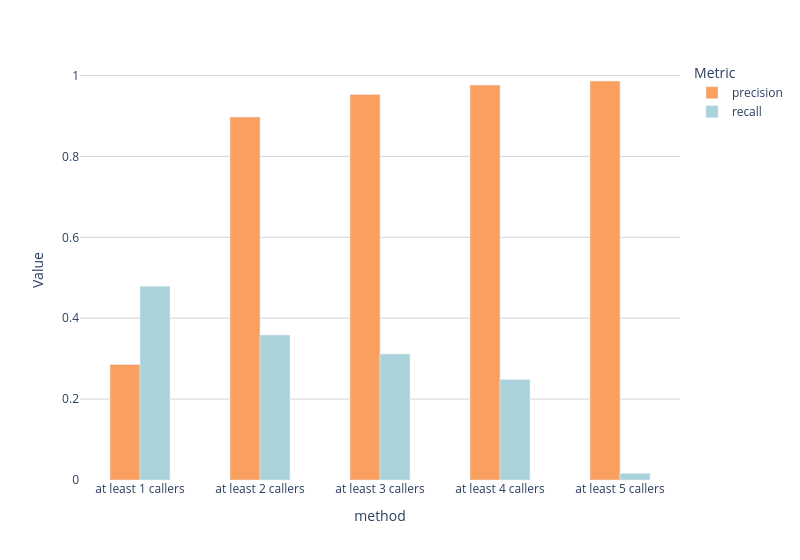

The notebook cell saved with this chart:
### Code cell
fig = px.bar(pr_rc_df_long, x='method', y='Value', color='Metric', barmode='group', color_discrete_sequence=['#F9A061', '#A9D2DB'])
fig.update_layout(plot_bgcolor='white')
fig.update_layout(yaxis=dict(showgrid=True, gridcolor='lightgray'))
fig.update_layout(bargap=0.5, width=800)
fig.show()

### Figure 1 — Plotly figure (JSON) as saved in the notebook; plotly's stock layout.template omitted (floating-point values rounded to 4 significant figures)
{"data": [{"alignmentgroup": "True", "hovertemplate": "Metric=precision<br>method=%{x}<br>Value=%{y}<extra></extra>", "legendgroup": "precision", "marker": {"color": "#F9A061", "pattern": {"shape": ""}}, "name": "precision", "offsetgroup": "precision", "orientation": "v", "showlegend": true, "textposition": "auto", "type": "bar", "x": ["at least 1 callers", "at least 2 callers", "at least 3 callers", "at least 4 callers", "at least 5 callers"], "xaxis": "x", "y": [0.2855, 0.8974, 0.9533, 0.9763, 0.9864], "yaxis": "y"}, {"alignmentgroup": "True", "hovertemplate": "Metric=recall<br>method=%{x}<br>Value=%{y}<extra></extra>", "legendgroup": "recall", "marker": {"color": "#A9D2DB", "pattern": {"shape": ""}}, "name": "recall", "offsetgroup": "recall", "orientation": "v", "showlegend": true, "textposition": "auto", "type": "bar", "x": ["at least 1 callers", "at least 2 callers", "at least 3 callers", "at least 4 callers", "at least 5 callers"], "xaxis": "x", "y": [0.479, 0.3582, 0.3113, 0.2482, 0.0165], "yaxis": "y"}], "layout": {"bargap": 0.5, "barmode": "group", "legend": {"title": {"text": "Metric"}, "tracegroupgap": 0}, "margin": {"t": 60}, "plot_bgcolor": "white", "width": 800, "xaxis": {"anchor": "y", "domain": [0, 1], "title": {"text": "method"}}, "yaxis": {"anchor": "x", "domain": [0, 1], "gridcolor": "lightgray", "showgrid": true, "title": {"text": "Value"}}}}
